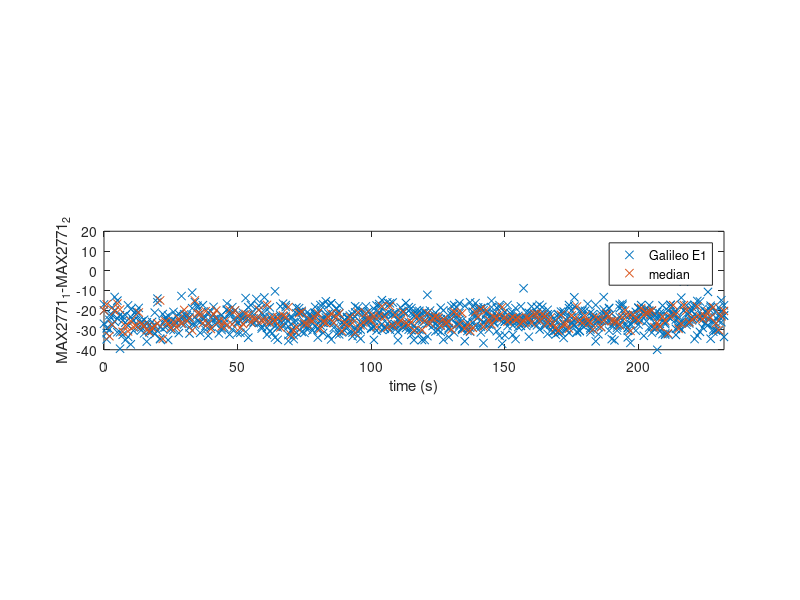

Source code (MATLAB):
x2=csvread('diff_galileoC1.csv');
dat=real(x2(:,2)*3600+x2(:,3)*60+x2(:,4));dat=dat-dat(1);
subplot(312);plot(dat,x2(:,9)/3e8*1e9,'x');ylabel('MAX2771_1-MAX2771_2');axis tight;
xlabel('time (s)')

p=1
dat=real(x2(1,2)*3600+x2(1,3)*60+x2(1,4));dat=dat-dat(1);
v=[x2(1,9)];
for m=2:length(x2)
   olddat=dat;
   dat=real(x2(m,2)*3600+x2(m,3)*60+x2(m,4));
   if (dat==olddat) 
      v=[v x2(m,9)];
   else
      sol(p)=median(v);
      dats(p)=dat;
      p=p+1;
      v=[];
   end
end
subplot(312);
hold on
plot(dats-dats(1),sol/3e8*1e9,'x')
xlabel('time (s)')
ylim([-40 20])
legend('Galileo E1','median')
mean(sol/3e8*1e9)
std(sol/3e8*1e9)

